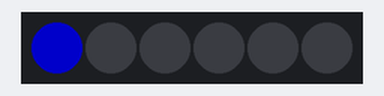
The sketch below on a simulated Arduino Uno, built with avr-gcc and run on an emulated ATmega328P. Parts: 6 RGB LEDs in strip order, left to right. Dim RGB values are drawn brighter than linear.

Above: at 0.07 s.
At 4.93 s:
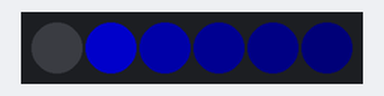
At 9.93 s:
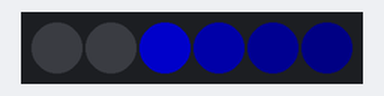
At 19.94 s:
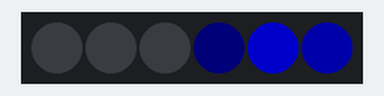
At 29.8 s:
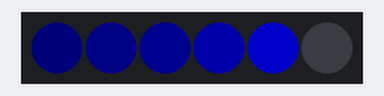
At 39.8 s:
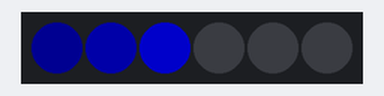
Timing chart, 0 to 40.0 s (numbered marks = the images above):
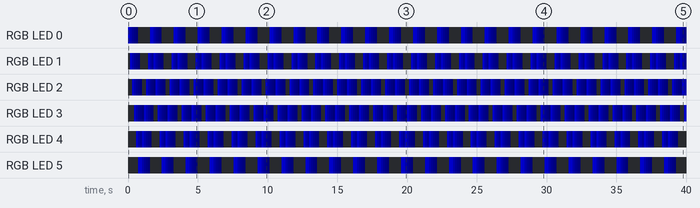

The sketch:

knightRider.ino
```cpp
#include <FastLED.h>
#define NUM_LEDS 6
#define DECAY_VALUE 150  // higher is faster
#define DELAY 140  //higher is slower


CRGB leds[NUM_LEDS];
void setup() { FastLED.addLeds<NEOPIXEL, 6>(leds, NUM_LEDS); }
void loop() {
        for(int dot = 0; dot < NUM_LEDS; dot++) {
            leds[dot] = CRGB::Blue;
            FastLED.show();
            decay(leds);
            delay(DELAY);
        }
        for(int dot = NUM_LEDS-1; dot >=0; dot--) {
            leds[dot] = CRGB::Blue;
            FastLED.show();
            decay(leds);
            delay(DELAY);
        }
    }


void decay(CRGB leds[NUM_LEDS]){
    fadeToBlackBy(leds,NUM_LEDS,DECAY_VALUE);
    FastLED.show();
}
```

Measured:
- by itself, RGB LED 0, RGB LED 5: repeats every 1.7 s: RGB(0, 0, 43) 0.14 s, RGB(0, 0, 17) 0.14 s, RGB(0, 0, 7) 0.14 s, RGB(0, 0, 2) 0.14 s, off 0.86 s, RGB(0, 0, 105) 0.29 s
- by itself, RGB LED 1: repeats every 1.7 s: RGB(0, 0, 43) 0.14 s, RGB(0, 0, 17) 0.14 s, RGB(0, 0, 7) 0.14 s, RGB(0, 0, 2) 0.14 s, off 0.57 s, RGB(0, 0, 105) 0.14 s, RGB(0, 0, 43) 0.14 s, RGB(0, 0, 17) 0.14 s, RGB(0, 0, 105) 0.14 s
